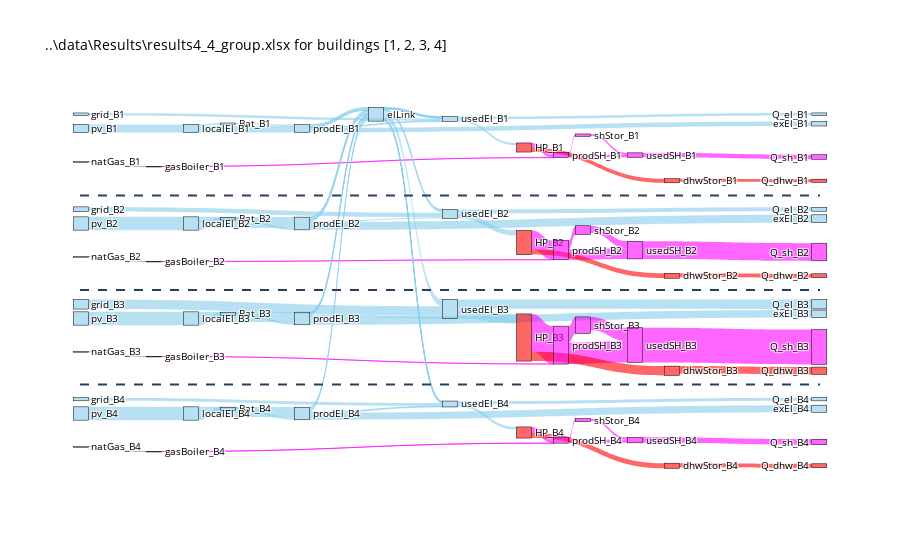

Notebook code for this chart:
### Code cell
snk.main(numberOfBuildings, plotOptim, optMode, UseLabelDict)
